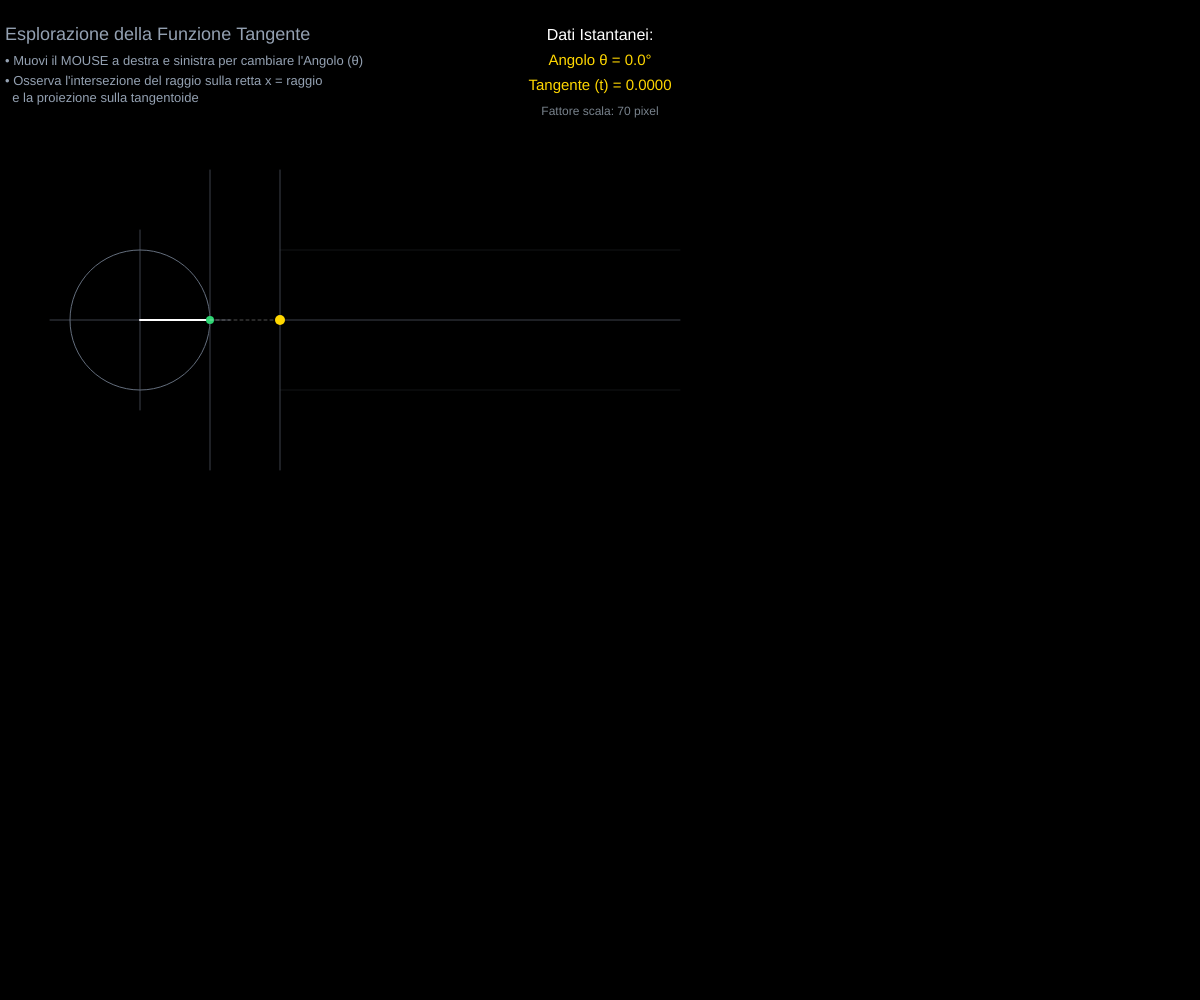
Frame 1 (no input)
Frame 60 (no input): identical to frame 1, image omitted
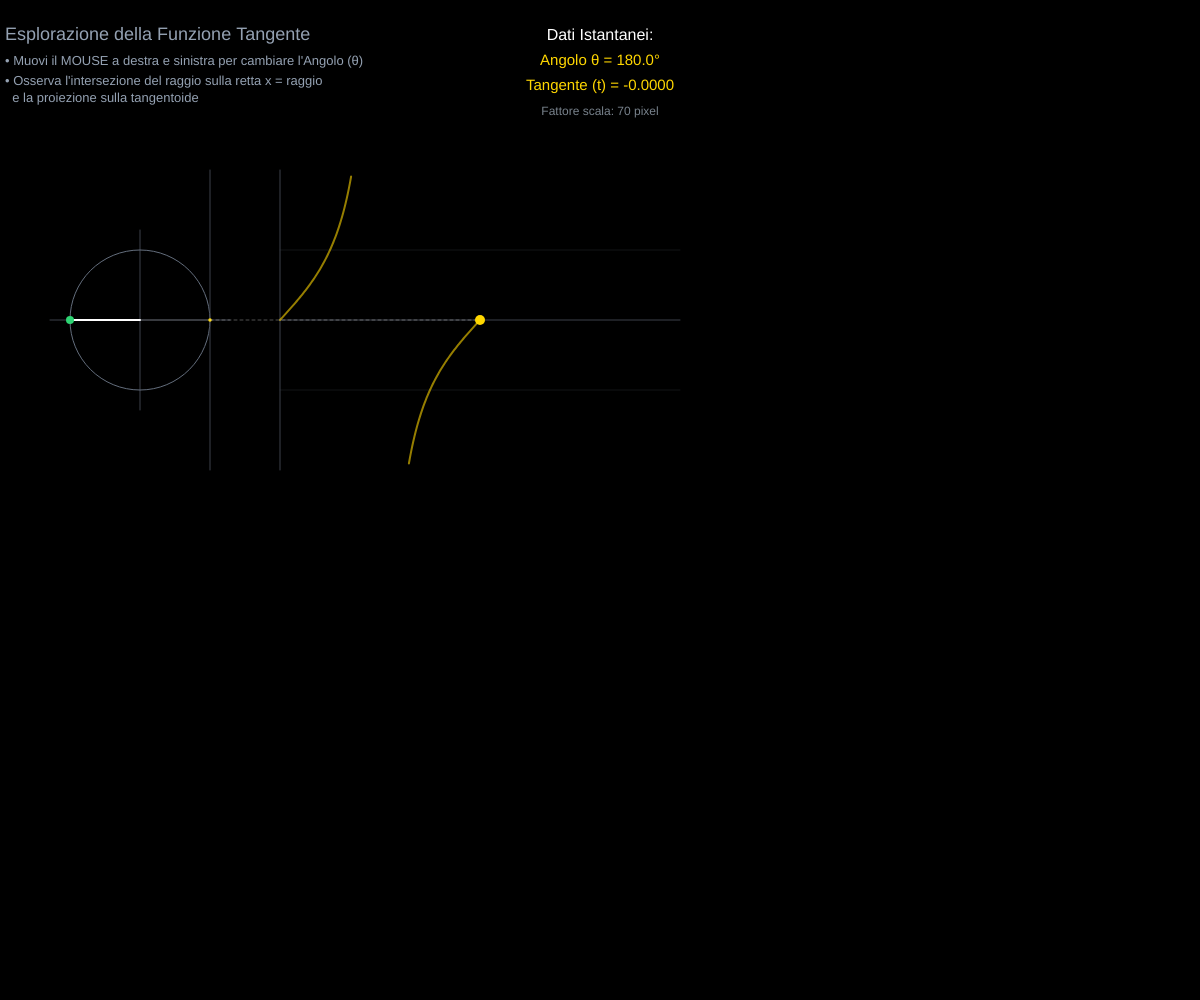
Frame 120 (the mouse pressed at the canvas centre since frame 60)

The p5.js sketch that drew these frames (run headless with seeded random() and noise() and a simulated clock; from frame 60 on, the mouse is pressed at the canvas centre):

// p5.js sketch
// ── sketch.js
let graficoIstruzioniY = 40;

function setup() {
  // Tela stabile (1100x500)
  createCanvas(windowWidth, windowHeight);
}

function windowResized() {
  // Adatta la tela alle nuove dimensioni della finestra
  resizeCanvas(windowWidth, windowHeight);
}

function draw() {
  background(0); // Sfondo nero fisso

  // --- 1. ISTRUZIONI INTERATTIVE (A SINISTRA) ---
  fill(148, 161, 178);
  noStroke();
  textFont('Helvetica');
  textAlign(LEFT); 
  textSize(18);
  text("Esplorazione della Funzione Tangente", 5, 40); 
  textSize(13);
  text("• Muovi il MOUSE a destra e sinistra per cambiare l'Angolo (θ)", 5, 65);
  // Testo mandato a capo per evitare sovrapposizioni
  text("• Osserva l'intersezione del raggio sulla retta x = raggio", 5, 85);
  text("  e la proiezione sulla tangentoide", 5, 102);

  // --- 2. LOGICA MATEMATICA CORRENTE ---
  let angolo = map(mouseX, 0, width, 0, 360);
  angolo = constrain(angolo, 0, 360); 
  let rad = radians(angolo);          
  let valoreTangente = tan(rad);      

  // --- PARAMETRI GRAFICI ADATTATI ---
  let raggio = 70;             
  let asseX_Lunghezza = 400;   
  
  let centroX = 140;     
  let centroY = 320;     
  let graficoX = 280;    

  // --- SOGLIA MASSIMA DI ALTEZZA ANTI-SOVRAPPOSIZIONE ---
  // Impedisce alla grafica di salire sopra Y = 160 (lasciando i testi totalmente liberi)
  let altezzaMassimaGrafica = 150; 
  let limiteSuperioreY = centroY - altezzaMassimaGrafica;
  let limiteInferioreY = centroY + altezzaMassimaGrafica;

  // --- 3. DISEGNO: CERCHIO GONIOMETRICO (A SINISTRA) ---
  stroke(60, 65, 75);
  strokeWeight(1);
  line(centroX - raggio - 20, centroY, centroX + raggio + 20, centroY);
  line(centroX, centroY - raggio - 20, centroX, centroY + raggio + 20);

  // Circonferenza goniometrica
  stroke(100, 110, 125);
  noFill();
  ellipse(centroX, centroY, raggio * 2);

  // Retta verticale fissa di riferimento della tangente (x = raggio)
  stroke(60, 65, 75);
  line(centroX + raggio, limiteSuperioreY, centroX + raggio, limiteInferioreY);

  // Calcolo della posizione del punto P sulla circonferenza
  let px = centroX + cos(rad) * raggio;
  let py = centroY - sin(rad) * raggio; 

  // Raggio vettore principale (linea bianca mobile)
  stroke(255);
  strokeWeight(2);
  line(centroX, centroY, px, py);

  // Calcolo Y geometrico della tangente
  let tangenteY = centroY - valoreTangente * raggio;

  // Mostra la geometria interattiva della tangente solo se rientra nei limiti verticali sicuri
  let visibile = (tangenteY >= limiteSuperioreY && tangenteY <= limiteInferioreY);

  if (visibile) {
    // PROLUNGAMENTO DEL RAGGIO (Tratteggiato)
    stroke(255, 255, 255, 60);
    strokeWeight(1);
    line(centroX, centroY, centroX + raggio, tangenteY);

    // Segmento della Tangente (In giallo sulla retta verticale fissa)
    stroke(255, 215, 0); 
    strokeWeight(3.5);
    line(centroX + raggio, centroY, centroX + raggio, tangenteY);
    strokeWeight(1); 
  }

  // Pallino verde sul punto P della circonferenza
  fill(46, 213, 115);
  noStroke();
  ellipse(px, py, 8, 8);


  // --- 4. DISEGNO: DIAGRAMMA CARTESIANO DELLA TANGENTE (A DESTRA) ---
  stroke(60, 65, 75);
  strokeWeight(1);
  line(graficoX, centroY, graficoX + asseX_Lunghezza, centroY); 
  line(graficoX, limiteSuperioreY, graficoX, limiteInferioreY); 

  // Tracciamento dei limiti grafici di riferimento
  stroke(60, 65, 75, 80);
  line(graficoX, centroY - raggio, graficoX + asseX_Lunghezza, centroY - raggio);
  line(graficoX, centroY + raggio, graficoX + asseX_Lunghezza, centroY + raggio);


  // --- 5. COSTRUZIONE IN DIRETTA DELLA TANGENTOIDE ---
  stroke(255, 215, 0, 150); 
  strokeWeight(2);
  noFill();
  
  beginShape();
  for (let a = 0; a <= angolo; a++) {
    if (floor(a) === 90 || floor(a) === 270) {
      endShape();
      beginShape();
      continue; 
    }
    
    let xCurva = map(a, 0, 360, graficoX, graficoX + asseX_Lunghezza);
    let yCurva = centroY - tan(radians(a)) * raggio;
    
    // Disegna la curva troncando il disegno esattamente ai limiti di sicurezza verticali
    if (yCurva >= limiteSuperioreY && yCurva <= limiteInferioreY) {
      vertex(xCurva, yCurva);
    }
  }
  endShape();


  // --- 6. LINEA DI PROIEZIONE DIRETTISSIMA (TRATTEGGIATA) ---
  let ondaX = map(angolo, 0, 360, graficoX, graficoX + asseX_Lunghezza);
  
  // La linea di proiezione e il pallino mobile sul grafico appaiono solo se non superano la soglia critica
  if (visibile) {
    stroke(255, 255, 255, 80);
    strokeWeight(1);
    for (let lx = centroX + raggio; lx < ondaX; lx += 6) {
      line(lx, tangenteY, lx + 3, tangenteY);
    }
    
    // Pallino giallo sul grafico nel punto corrente
    fill(255, 215, 0);
    noStroke();
    ellipse(ondaX, tangenteY, 10, 10);
  }


  // --- 7. TABELLA VALORI (IN ALTO AL CENTRO) ---
  let posCentroX = width / 2; 
  textAlign(CENTER);          
  
  fill(255);
  textSize(16);
  text(`Dati Istantanei:`, posCentroX, 40); 
  textSize(15);
  fill(255, 215, 0);
  text(`Angolo θ = ${angolo.toFixed(1)}°`, posCentroX, 65);
  
  // Controllo testuale per il valore asintotico
  if (floor(angolo) === 90 || floor(angolo) === 270) {
    fill(255, 71, 87); 
    text(`Tangente (t) = ±∞ (Non definita)`, posCentroX, 90);
  } else {
    fill(255, 215, 0);
    text(`Tangente (t) = ${valoreTangente.toFixed(4)}`, posCentroX, 90);
  }
  
  fill(120, 130, 140);
  textSize(12);
  text(`Fattore scala: ${(raggio).toFixed(0)} pixel`, posCentroX, 115);
}
